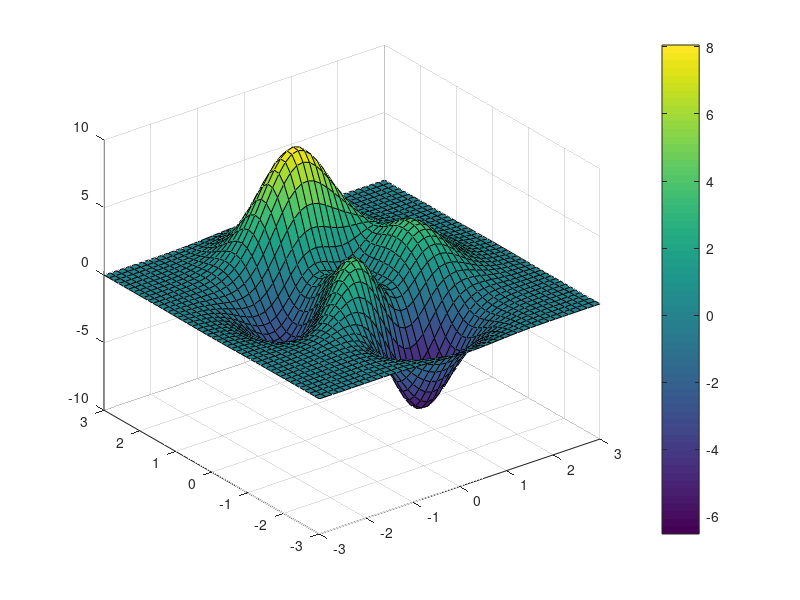
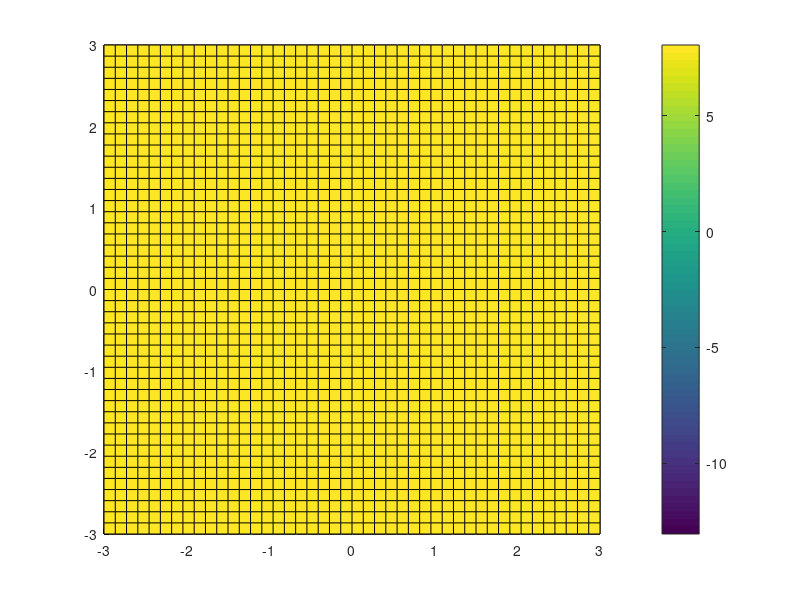

These charts were generated, in order, by the following MATLAB code:
%Christopher Lum
%lum@uw.edu
%
%Test the surf function

%Version History
%02/12/17: Created
%05/31/17: Updated

clear
clc
close all

%% Example 1
disp('Example 1 (standard colormap)')
N = 45;
[X,Y,Z] = peaks(N);

figure
surf(X,Y,Z);
colorbar

%% Example 2
disp('Example 2 (using caxis to change colormap)')

%Figure out the min/max of the Z values
zMin = min(min(Z));
zMax = max(max(Z));

%Chose a min/max of the color axis
cMin = zMin/2;
cMax = zMax/2;

cMin = 2*zMin;
cMax = 1*zMax;

figure
hold on
surf(X,Y,Z);

%Plot the minimum value
surf(X,Y,cMin*ones(size(Z)))

%Plot the maximum value
surf(X,Y,cMax*ones(size(Z)))

colorbar
caxis([cMin,cMax])

disp('DONE!')